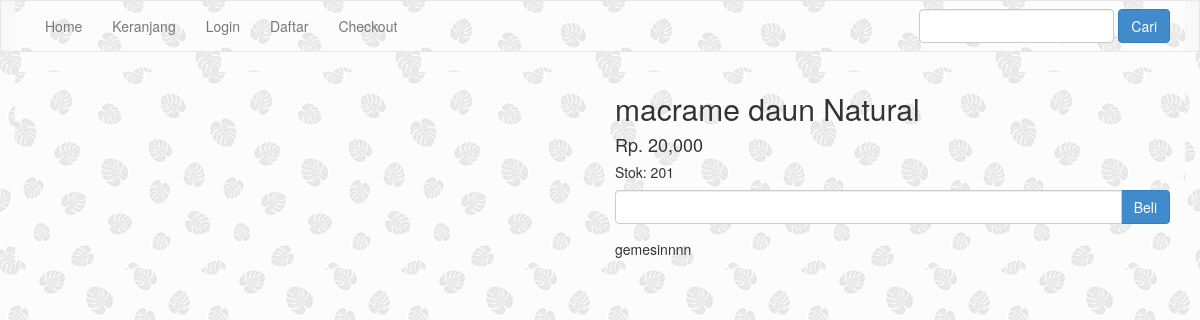
Screenshot of /detail.php?id=3 with the database file from the repository.
### tables this page shows
CREATE TABLE `produk` (
  `id_produk` int(11) NOT NULL,
  `id_kategori` int(5) NOT NULL,
  `nama_produk` varchar(100) NOT NULL,
  `harga_produk` int(11) NOT NULL,
  `berat_produk` int(11) NOT NULL,
  `foto_produk` varchar(100) NOT NULL,
  `deskripsi_produk` text NOT NULL,
  `stok_produk` int(5) NOT NULL
);

### detail.php (the view, shortened to what this page needs)
<?php include 'koneksi.php'; ?>
<?php
$id_produk=$_GET["id"];
$ambil=$koneksi->query("SELECT * FROM produk WHERE id_produk='$id_produk'");
$detail=$ambil->fetch_assoc();
?>
<!DOCTYPE html>
<html>
<head>
	<link rel="stylesheet" href="admin/assets/css/bootstrap.css">
</head>
<body>
<?php include 'menu.php'; ?>
<section class="kontent">
	<div class="container">
		<div class="row">
			<div class="col-md-6">
			</div>
			<div class="col-md-6">
				<h2><?php echo $detail["nama_produk"]?></h2>
				<h4>Rp. <?php echo number_format($detail["harga_produk"]); ?></h4>
				<h5>Stok: <?php echo $detail['stok_produk']?></h5>
				<form method="post">
					<div class="form-group">
						<div class="input-group">
							<input type="number" min="1" class="form-control" name="jumlah" max="<?php echo $detail['stok_produk']?>">
							<div class="input-group-btn">
								<button class="btn btn-primary" name="beli">Beli</button>
							</div>
						</div>
					</div>
				</form>
				<p><?php echo $detail["deskripsi_produk"]; ?> </p>
			</div>
		</div>
	</div>
</section>
</body>
</html>

### detail.php (style rules this page uses)
body { background-image: url(images/leaf.png); }

### rows the page displays
produk: nama_produk "macrame daun Natural", harga_produk "20,000", stok_produk "201", deskripsi_produk "gemesinnnn"
